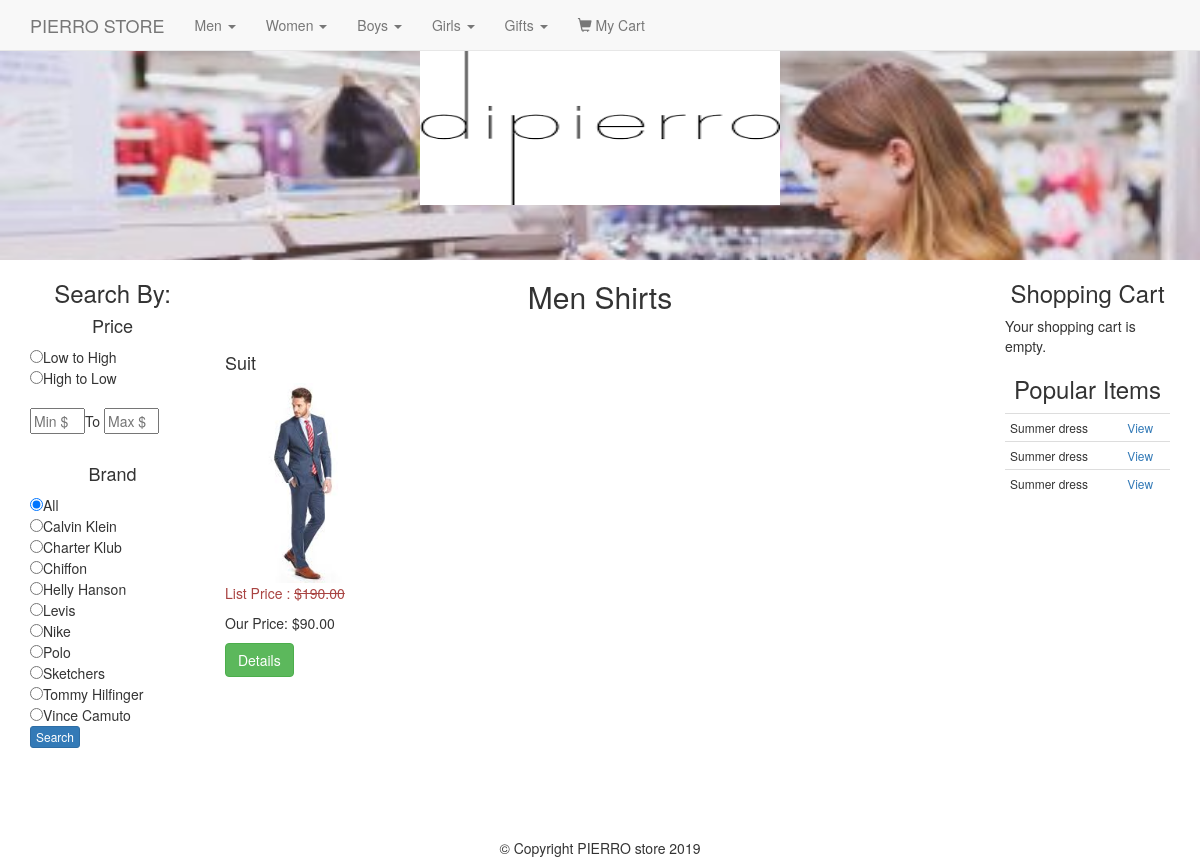
/category.php?cat=5, run on the app's committed database.
### tables this page shows
CREATE TABLE `categories` (
  `id` int(11) NOT NULL,
  `category` varchar(255) NOT NULL,
  `parent` int(11) NOT NULL DEFAULT '0'
);

CREATE TABLE `brand` (
  `id` int(11) NOT NULL,
  `brand` varchar(255) NOT NULL
);

CREATE TABLE `products` (
  `id` int(11) NOT NULL,
  `deleted` tinyint(4) NOT NULL DEFAULT '0',
  `title` varchar(255) NOT NULL,
  `price` decimal(10,2) NOT NULL,
  `list_price` decimal(10,2) NOT NULL,
  `brand` int(11) NOT NULL,
  `categories` varchar(255) NOT NULL,
  `image` varchar(255) NOT NULL,
  `description` text NOT NULL,
  `featured` tinyint(4) NOT NULL DEFAULT '0',
  `sizes` text NOT NULL
);

### helpers/helpers.php (called while the page is built, shortened)
<?php
function sanitize($dirty){
  return htmlentities($dirty,ENT_QUOTES,"UTF-8");
}
function get_category($child_id){
  global $db;
  $id = sanitize($child_id);
  $sql = "SELECT p.id AS 'pid' , p.category AS 'parent' , c.id AS 'cid' , c.category AS 'child'
          FROM categories c
          INNER JOIN categories p
          ON c.parent = p.id
          WHERE c.id = '$id'";
  $query = $db->query($sql);
  $category = mysqli_fetch_assoc($query);
  return $category;
}

### category.php (the view)
<?php
      require_once 'core/init.php';
      include 'includes/head.php';
      include 'includes/navigation.php';
      include 'includes/headerpartial.php';
      include 'includes/leftbar.php';
      if (isset($_GET['cat'])) {
        $cat_id = sanitize($_GET['cat']);
      }else {
        $cat_id = '';
      }
      $sql = "SELECT * FROM products WHERE categories = '$cat_id'";
      $productQ = $db ->query($sql);
      $category = get_category($cat_id);
?>
        <div class="col-md-8">
            <div class="row">
                <h2 class="text-center"><?=$category['parent']. ' ' . $category['child']; ?></h2><br/>
                  <?php while($product = mysqli_fetch_assoc($productQ)) : ?>
                  <div class="col-md-3">
                        <h4><?= $product['title']; ?></h4>
                          <img src="<?= $product['image']; ?>" alt="<?= $product['title']; ?>" class="img-thumb" />
                          <p class="list-price text-danger">List Price : <s>$<?= $product['list_price']; ?></s> </p>
                          <p class="price">Our Price: $<?php echo $product['price']; ?></p>
                          <button type="button" class="btn btn-success" onclick="detailsmodal(<?= $product['id']; ?>)">Details</button>
                  </div>
                <?php endwhile; ?>
            </div>
        </div>
      <?php
        include 'includes/rightbar.php';
        include 'includes/footer.php';
      ?>

### includes/navigation.php (shortened to what this page needs)
<?php
$sql = "SELECT * FROM categories WHERE parent = 0";
$pquery = $db->query($sql);
 ?>
<nav class="navbar navbar-default navbar-fixed-top">
  <div class="container">
    <a href="index.php" class="navbar-brand" id="text">PIERRO STORE</a>
    <ul class="nav navbar-nav">
      <?php while($parent = mysqli_fetch_assoc($pquery)) : ?>
      <li class="dropdown">
        <a class="dropdown-toggle" data-toggle="dropdown" href="#" id="text"><?php echo $parent['category']; ?>
        <span class="caret"></span></a>
      </li>
    <?php endwhile; ?>
    <li><a href="cart.php"><span class="glyphicon glyphicon-shopping-cart"></span> My Cart</a></li>
    </ul>
  </div>
</nav>

### includes/widgets/filters.php (shortened to what this page needs)
<?php
    $price_sort = ((isset($_REQUEST['price_sort']))?sanitize($_REQUEST['price_sort']):'');
    $min_price = ((isset($_REQUEST['min_price']))?sanitize($_REQUEST['min_price']):'');
    $max_price = ((isset($_REQUEST['max_price']))?sanitize($_REQUEST['max_price']):'');
    $b = ((isset($_REQUEST['brand']))?sanitize($_REQUEST['brand']):'');
    $brandQ = $db->query("SELECT * FROM brand ORDER BY brand");
?>
<h3 class="text-center">Search By:</h3>
<h4 class="text-center">Price</h4>
<form action="search.php" method="post">
    <input type="radio" name="price_sort" value="low"<?=(($price_sort == 'low')?' checked':'');?> />Low to High<br/>
    <input type="radio" name="price_sort" value="high"<?=(($price_sort == 'high')?' checked':'');?> />High to Low<br/><br/>
    <input type="text" name="min_price" class="price-range" placeholder="Min $" value="<?=$min_price;?>" />To
    <input type="text" name="max_price" class="price-range" placeholder="Max $" value="<?=$max_price;?>" /><br/><br/>
    <h4 class="text-center">Brand</h4>
    <input type="radio" name="brand" value=""<?=(($b == '')?' checked':'');?> />All<br/>
    <?php while($brand = mysqli_fetch_assoc($brandQ)): ?>
        <input type="radio" name="brand" value="<?=$brand['id'];?>"<?=(($b == $brand['id'])?' checked':'');?>><?=$brand['brand'];?><br/>
    <?php endwhile; ?>
    <input type="submit" value="Search" class="btn btn-xs btn-primary">
</form>

### includes/widgets/recent.php
<h3 class="text-center">Popular Items</h3>
<?php
    $transQ = $db->query("SELECT * FROM cart WHERE paid = 1 ORDER BY id DESC LIMIT 5");
    $results = array();
    if ($transQ->num_rows == 0):?>
        <h4>No Item</h4>
    <?php else:
        while($row = mysqli_fetch_assoc($transQ)){
            $results[] = $row;
        }
        $row_count = $transQ->num_rows;
        $used_ids = array();
        for($i=0;$i<$row_count;$i++){
            $json_items = $results[$i]['items'];
            $items = json_decode($json_items,true);
            foreach ($items as $item){
                if(!in_array($item['id'],$used_ids)){
                    $used_ids[] = $item['id'];
                }
            }
        }?>
        <div id="recent_widget">
            <table class="table table-condensed">
                <?php foreach ($used_ids as $id):
                    $productQ = $db->query("SELECT id,title FROM products WHERE '{$id}'");
                    $product = mysqli_fetch_assoc($productQ);
                    ?>
                    <tr>
                        <td>
                            <?=substr($product['title'],0,15);?>
                        </td>
                        <td>
                            <a class="text-primary" onclick="detailsmodal(<?=$id;?>)">View</a>
                        </td>
                    </tr>
                <?php endforeach; ?>
            </table>
        </div>
    <?php endif; ?>

### main1.css (style rules this page uses)
body { padding-top: 50px; }
.img-thumb { width: auto; height: 200px; }
#cart_widget td,#recent_widget { font-size: 12px; }
input.price-range { width: 55px; }

### data on the page
categories: category "Men", categories.category "Shirts"
categories: category "Women"
categories: category "Boys"
categories: category "Girls"
categories: category "Gifts"
brand: brand "Calvin Klein"
brand: brand "Charter Klub"
brand: brand "Chiffon"
brand: brand "Helly Hanson"
brand: brand "Levis"
brand: brand "Nike"
brand: brand "Polo"
brand: brand "Sketchers"
brand: brand "Tommy Hilfinger"
brand: brand "Vince Camuto"
products: title "Suit", image (picture), list_price "190.00", price "90.00"
products: title "Summer dress"
